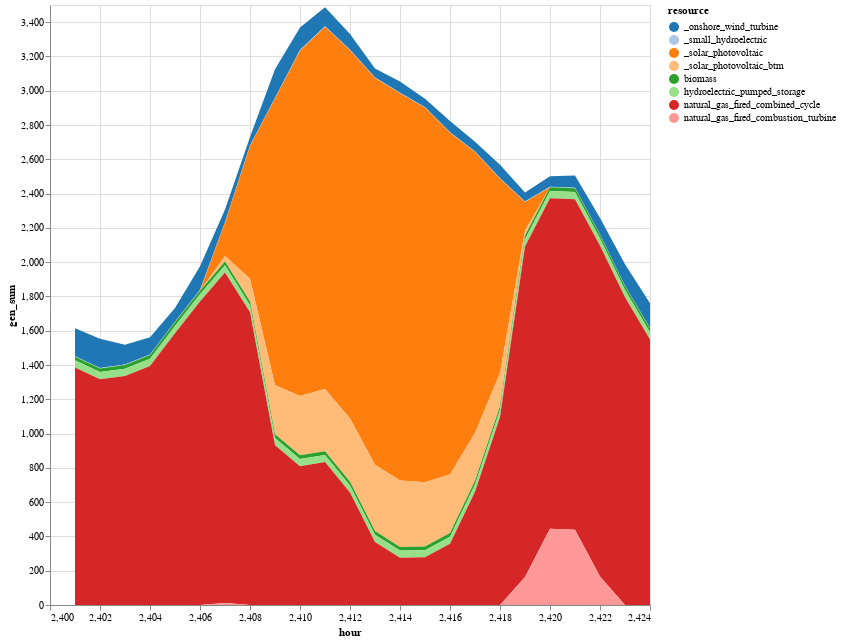

Write notebook code for a chart like this one.
### Code cell
# Plot stacked generation by each resource type
g = sol_gen_btm |>
@vlplot(:area, 
    x=:hour, y={:gen_sum, stack=:zero}, 
    color={"resource:n", scale={scheme="category20"}},
    width=600,height=600)

### Figure 1 — Vega specification as saved in the notebook (floating-point values rounded to 4 significant figures; data arrays with more than 128 entries replaced by an {"elided": "..."} marker saying what was removed)
{"$schema": "https://vega.github.io/schema/vega/v5.json", "axes": [{"aria": false, "domain": false, "grid": true, "gridScale": "y", "labels": false, "maxExtent": 0, "minExtent": 0, "orient": "bottom", "scale": "x", "tickCount": {"signal": "ceil(width/40)"}, "ticks": false, "zindex": 0}, {"aria": false, "domain": false, "grid": true, "gridScale": "x", "labels": false, "maxExtent": 0, "minExtent": 0, "orient": "left", "scale": "y", "tickCount": {"signal": "ceil(height/40)"}, "ticks": false, "zindex": 0}, {"grid": false, "labelFlush": true, "labelOverlap": true, "orient": "bottom", "scale": "x", "tickCount": {"signal": "ceil(width/40)"}, "title": "hour", "zindex": 0}, {"grid": false, "labelOverlap": true, "orient": "left", "scale": "y", "tickCount": {"signal": "ceil(height/40)"}, "title": "gen_sum", "zindex": 0}], "background": "white", "data": [{"name": "source_0", "values": {"elided": "192 records"}}, {"name": "data_0", "source": "source_0", "transform": [{"as": "hour", "expr": "toNumber(datum[\"hour\"])", "type": "formula"}, {"field": "gen_sum", "groupby": ["resource"], "key": "hour", "method": "value", "type": "impute", "value": 0}, {"as": ["gen_sum_start", "gen_sum_end"], "field": "gen_sum", "groupby": ["hour"], "offset": "zero", "sort": {"field": ["resource"], "order": ["descending"]}, "type": "stack"}]}], "height": 600, "legends": [{"fill": "color", "symbolType": "circle", "title": "resource"}], "marks": [{"encode": {"update": {"height": {"field": {"group": "height"}}, "width": {"field": {"group": "width"}}}}, "from": {"facet": {"data": "data_0", "groupby": ["resource"], "name": "faceted_path_main"}}, "marks": [{"encode": {"update": {"defined": {"signal": "isValid(datum[\"hour\"]) && isFinite(+datum[\"hour\"]) && isValid(datum[\"gen_sum\"]) && isFinite(+datum[\"gen_sum\"])"}, "description": {"signal": "\"hour: \" + (format(datum[\"hour\"], \"\")) + \"; gen_sum: \" + (format(datum[\"gen_sum\"], \"\")) + \"; resource: \" + (isValid(datum[\"resource\"]) ? datum[\"resource\"] : \"\"+datum[\"resource\"])"}, "fill": {"field": "resource", "scale": "color"}, "orient": {"value": "vertical"}, "x": {"field": "hour", "scale": "x"}, "y": {"field": "gen_sum_end", "scale": "y"}, "y2": {"field": "gen_sum_start", "scale": "y"}}}, "from": {"data": "faceted_path_main"}, "name": "marks", "sort": {"field": "datum[\"hour\"]"}, "style": ["area"], "type": "area"}], "name": "pathgroup", "type": "group"}], "padding": 5, "scales": [{"domain": {"data": "data_0", "field": "hour"}, "name": "x", "nice": true, "range": [0, {"signal": "width"}], "type": "linear", "zero": false}, {"domain": {"data": "data_0", "fields": ["gen_sum_start", "gen_sum_end"]}, "name": "y", "nice": true, "range": [{"signal": "height"}, 0], "type": "linear", "zero": true}, {"domain": {"data": "data_0", "field": "resource", "sort": true}, "name": "color", "range": {"scheme": "category20"}, "type": "ordinal"}], "style": "cell", "width": 600}
